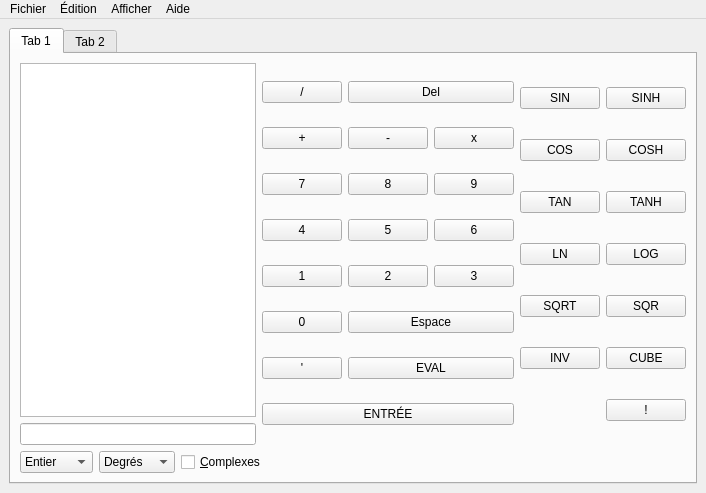
<?xml version="1.0" encoding="UTF-8"?>
<ui version="4.0">
 <class>Afficheur</class>
 <widget class="QMainWindow" name="Afficheur">
  <property name="geometry">
   <rect>
    <x>0</x>
    <y>0</y>
    <width>706</width>
    <height>493</height>
   </rect>
  </property>
  <property name="windowTitle">
   <string>MainWindow</string>
  </property>
  <widget class="QWidget" name="centralwidget">
   <layout class="QVBoxLayout" name="verticalLayout">
    <item>
     <widget class="QTabWidget" name="tabWidget">
      <property name="minimumSize">
       <size>
        <width>0</width>
        <height>80</height>
       </size>
      </property>
      <property name="currentIndex">
       <number>0</number>
      </property>
      <widget class="QWidget" name="tab">
       <attribute name="title">
        <string>Tab 1</string>
       </attribute>
       <layout class="QVBoxLayout" name="verticalLayout_2">
        <item>
         <layout class="QHBoxLayout" name="horizontalLayout">
          <item>
           <layout class="QVBoxLayout" name="verticalLayout_3">
            <item>
             <widget class="QListWidget" name="listWidget"/>
            </item>
            <item>
             <widget class="QLineEdit" name="inputLine">
              <property name="readOnly">
               <bool>true</bool>
              </property>
             </widget>
            </item>
           </layout>
          </item>
          <item>
           <layout class="QGridLayout" name="gridLayout" rowstretch="0,0,0,0,0,0,0,0">
            <property name="sizeConstraint">
             <enum>QLayout::SetDefaultConstraint</enum>
            </property>
            <item row="7" column="0" colspan="3">
             <widget class="QPushButton" name="enterButton">
              <property name="text">
               <string>ENTRÉE</string>
              </property>
              <property name="shortcut">
               <string>Return</string>
              </property>
             </widget>
            </item>
            <item row="0" column="0">
             <widget class="QPushButton" name="opDivideButton">
              <property name="text">
               <string>/</string>
              </property>
              <property name="shortcut">
               <string>/</string>
              </property>
             </widget>
            </item>
            <item row="0" column="1" colspan="2">
             <widget class="QPushButton" name="deleteButton">
              <property name="text">
               <string>Del</string>
              </property>
              <property name="shortcut">
               <string>Backspace</string>
              </property>
             </widget>
            </item>
            <item row="1" column="0">
             <widget class="QPushButton" name="opPlusButton">
              <property name="text">
               <string>+</string>
              </property>
              <property name="shortcut">
               <string>+</string>
              </property>
             </widget>
            </item>
            <item row="1" column="1">
             <widget class="QPushButton" name="opMinusButton">
              <property name="text">
               <string>-</string>
              </property>
              <property name="shortcut">
               <string>-</string>
              </property>
             </widget>
            </item>
            <item row="1" column="2">
             <widget class="QPushButton" name="opTimesButton">
              <property name="text">
               <string>x</string>
              </property>
              <property name="shortcut">
               <string>*</string>
              </property>
             </widget>
            </item>
            <item row="2" column="0">
             <widget class="QPushButton" name="num7Button">
              <property name="text">
               <string>7</string>
              </property>
              <property name="shortcut">
               <string>7</string>
              </property>
             </widget>
            </item>
            <item row="2" column="1">
             <widget class="QPushButton" name="num8Button">
              <property name="text">
               <string>8</string>
              </property>
              <property name="shortcut">
               <string>8</string>
              </property>
             </widget>
            </item>
            <item row="2" column="2">
             <widget class="QPushButton" name="num9Button">
              <property name="text">
               <string>9</string>
              </property>
              <property name="shortcut">
               <string>9</string>
              </property>
             </widget>
            </item>
            <item row="3" column="0">
             <widget class="QPushButton" name="num4Button">
              <property name="text">
               <string>4</string>
              </property>
              <property name="shortcut">
               <string>4</string>
              </property>
             </widget>
            </item>
            <item row="3" column="1">
             <widget class="QPushButton" name="num5Button">
              <property name="text">
               <string>5</string>
              </property>
              <property name="shortcut">
               <string>5</string>
              </property>
             </widget>
            </item>
            <item row="3" column="2">
             <widget class="QPushButton" name="num6Button">
              <property name="text">
               <string>6</string>
              </property>
              <property name="shortcut">
               <string>6</string>
              </property>
             </widget>
            </item>
            <item row="4" column="0">
             <widget class="QPushButton" name="num1Button">
              <property name="text">
               <string>1</string>
              </property>
              <property name="shortcut">
               <string>1</string>
              </property>
             </widget>
            </item>
            <item row="4" column="1">
             <widget class="QPushButton" name="num2Button">
              <property name="text">
               <string>2</string>
              </property>
              <property name="shortcut">
               <string>2</string>
              </property>
             </widget>
            </item>
            <item row="4" column="2">
             <widget class="QPushButton" name="num3Button">
              <property name="text">
               <string>3</string>
              </property>
              <property name="shortcut">
               <string>3</string>
              </property>
             </widget>
            </item>
            <item row="5" column="0">
             <widget class="QPushButton" name="num0Button">
              <property name="text">
               <string>0</string>
              </property>
              <property name="shortcut">
               <string>0</string>
              </property>
             </widget>
            </item>
            <item row="5" column="1" colspan="2">
             <widget class="QPushButton" name="spaceButton">
              <property name="text">
               <string>Espace</string>
              </property>
              <property name="shortcut">
               <string>Space</string>
              </property>
             </widget>
            </item>
            <item row="6" column="1" colspan="2">
             <widget class="QPushButton" name="evalButton">
              <property name="text">
               <string>EVAL</string>
              </property>
             </widget>
            </item>
            <item row="6" column="0">
             <widget class="QPushButton" name="quoteButton">
              <property name="text">
               <string>'</string>
              </property>
              <property name="shortcut">
               <string>'</string>
              </property>
             </widget>
            </item>
           </layout>
          </item>
          <item>
           <layout class="QGridLayout" name="gridLayout_3">
            <item row="0" column="0">
             <widget class="QPushButton" name="pushButton">
              <property name="text">
               <string>SIN</string>
              </property>
             </widget>
            </item>
            <item row="1" column="0">
             <widget class="QPushButton" name="pushButton_2">
              <property name="text">
               <string>COS</string>
              </property>
             </widget>
            </item>
            <item row="2" column="0">
             <widget class="QPushButton" name="pushButton_3">
              <property name="text">
               <string>TAN</string>
              </property>
             </widget>
            </item>
            <item row="0" column="1">
             <widget class="QPushButton" name="pushButton_4">
              <property name="text">
               <string>SINH</string>
              </property>
             </widget>
            </item>
            <item row="1" column="1">
             <widget class="QPushButton" name="pushButton_5">
              <property name="text">
               <string>COSH</string>
              </property>
             </widget>
            </item>
            <item row="2" column="1">
             <widget class="QPushButton" name="pushButton_6">
              <property name="text">
               <string>TANH</string>
              </property>
             </widget>
            </item>
            <item row="3" column="0">
             <widget class="QPushButton" name="pushButton_7">
              <property name="text">
               <string>LN</string>
              </property>
             </widget>
            </item>
            <item row="3" column="1">
             <widget class="QPushButton" name="pushButton_8">
              <property name="text">
               <string>LOG</string>
              </property>
             </widget>
            </item>
            <item row="4" column="0">
             <widget class="QPushButton" name="pushButton_9">
              <property name="text">
               <string>SQRT</string>
              </property>
             </widget>
            </item>
            <item row="4" column="1">
             <widget class="QPushButton" name="pushButton_10">
              <property name="text">
               <string>SQR</string>
              </property>
             </widget>
            </item>
            <item row="5" column="0">
             <widget class="QPushButton" name="pushButton_11">
              <property name="text">
               <string>INV</string>
              </property>
             </widget>
            </item>
            <item row="5" column="1">
             <widget class="QPushButton" name="pushButton_12">
              <property name="text">
               <string>CUBE</string>
              </property>
             </widget>
            </item>
            <item row="6" column="1">
             <widget class="QPushButton" name="pushButton_13">
              <property name="text">
               <string>!</string>
              </property>
             </widget>
            </item>
           </layout>
          </item>
         </layout>
        </item>
        <item>
         <layout class="QHBoxLayout" name="horizontalLayout_3">
          <item>
           <widget class="QComboBox" name="comboType">
            <property name="toolTip">
             <string>Type de constantes</string>
            </property>
            <item>
             <property name="text">
              <string>Entier</string>
             </property>
            </item>
            <item>
             <property name="text">
              <string>Réel</string>
             </property>
            </item>
            <item>
             <property name="text">
              <string>Fraction</string>
             </property>
            </item>
           </widget>
          </item>
          <item>
           <widget class="QComboBox" name="comboAngles">
            <property name="toolTip">
             <string>Format des angles</string>
            </property>
            <item>
             <property name="text">
              <string>Degrés</string>
             </property>
            </item>
            <item>
             <property name="text">
              <string>Radians</string>
             </property>
            </item>
           </widget>
          </item>
          <item>
           <widget class="QCheckBox" name="checkboxComplexes">
            <property name="text">
             <string>&amp;Complexes</string>
            </property>
           </widget>
          </item>
          <item>
           <spacer name="horizontalSpacer">
            <property name="orientation">
             <enum>Qt::Horizontal</enum>
            </property>
            <property name="sizeHint" stdset="0">
             <size>
              <width>40</width>
              <height>20</height>
             </size>
            </property>
           </spacer>
          </item>
          <item>
           <widget class="QLabel" name="labelStatus">
            <property name="text">
             <string/>
            </property>
           </widget>
          </item>
         </layout>
        </item>
       </layout>
      </widget>
      <widget class="QWidget" name="tab_3">
       <attribute name="title">
        <string>Tab 2</string>
       </attribute>
      </widget>
     </widget>
    </item>
   </layout>
  </widget>
  <widget class="QMenuBar" name="menubar">
   <property name="geometry">
    <rect>
     <x>0</x>
     <y>0</y>
     <width>706</width>
     <height>22</height>
    </rect>
   </property>
   <widget class="QMenu" name="menuCalculatrice">
    <property name="title">
     <string>Fichier</string>
    </property>
    <addaction name="actionNouvel_onglet"/>
    <addaction name="actionNouvel_onglet_copie"/>
    <addaction name="actionFermer_onglet"/>
    <addaction name="separator"/>
    <addaction name="actionQuitter"/>
   </widget>
   <widget class="QMenu" name="menuAide">
    <property name="title">
     <string>Aide</string>
    </property>
    <addaction name="actionAide"/>
    <addaction name="separator"/>
    <addaction name="action_apropos"/>
   </widget>
   <widget class="QMenu" name="menu_dition">
    <property name="title">
     <string>Édition</string>
    </property>
    <addaction name="actionAnnuler"/>
    <addaction name="actionRetablir"/>
   </widget>
   <widget class="QMenu" name="menuAfficher">
    <property name="title">
     <string>Afficher</string>
    </property>
    <addaction name="actionPas_de_clavier"/>
    <addaction name="actionClavier_simple"/>
    <addaction name="actionClavier_etendu"/>
   </widget>
   <addaction name="menuCalculatrice"/>
   <addaction name="menu_dition"/>
   <addaction name="menuAfficher"/>
   <addaction name="menuAide"/>
  </widget>
  <action name="action_apropos">
   <property name="text">
    <string>À propos</string>
   </property>
  </action>
  <action name="actionAide">
   <property name="text">
    <string>Aide</string>
   </property>
  </action>
  <action name="actionNouvel_onglet">
   <property name="text">
    <string>Nouvel onglet</string>
   </property>
  </action>
  <action name="actionQuitter">
   <property name="text">
    <string>Quitter</string>
   </property>
  </action>
  <action name="actionNouvel_onglet_copie">
   <property name="text">
    <string>Nouvel onglet (copie)</string>
   </property>
   <property name="softKeyRole">
    <enum>QAction::NoSoftKey</enum>
   </property>
  </action>
  <action name="actionFermer_onglet">
   <property name="text">
    <string>Fermer l'onglet</string>
   </property>
  </action>
  <action name="actionAnnuler">
   <property name="text">
    <string>Annuler</string>
   </property>
  </action>
  <action name="actionRetablir">
   <property name="text">
    <string>Rétablir</string>
   </property>
  </action>
  <action name="actionPas_de_clavier">
   <property name="checkable">
    <bool>true</bool>
   </property>
   <property name="text">
    <string>Pas de clavier</string>
   </property>
  </action>
  <action name="actionClavier_simple">
   <property name="checkable">
    <bool>true</bool>
   </property>
   <property name="text">
    <string>Clavier simple</string>
   </property>
  </action>
  <action name="actionClavier_etendu">
   <property name="checkable">
    <bool>true</bool>
   </property>
   <property name="text">
    <string>Clavier étendu</string>
   </property>
  </action>
 </widget>
 <resources/>
 <connections/>
</ui>
